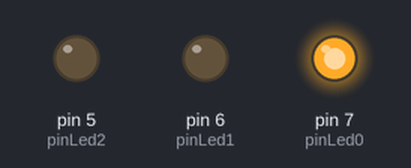
This sketch was run on a simulated Arduino Uno, built with avr-gcc and run on an emulated ATmega328P. Shown: output pins drawn as LEDs (lit = HIGH).

Above: at 0.05 s.
At 0.65 s:
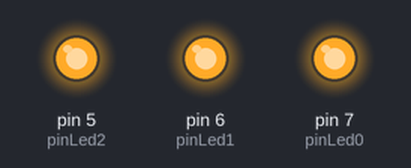
At 1.35 s:
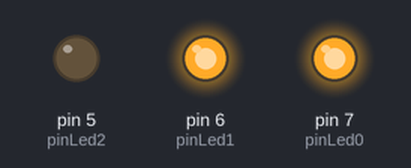
At 2.75 s:
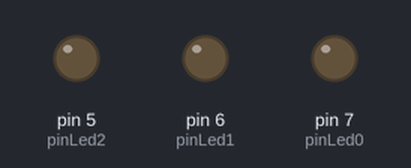
Timing chart, 0 to 3.0 s (numbered marks = the images above):
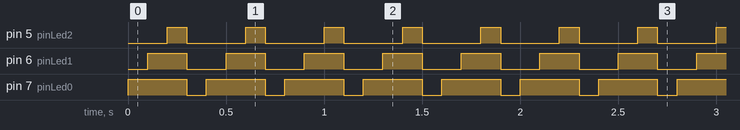

The sketch:

projeto_0002.ino
```cpp
//Autor: Roberto Schneider
//25/11/2023
//Acendimento de leds em sequência

//definindo nome para as portas
#define pinLed0 7
#define pinLed1 6
#define pinLed2 5

void setup() {
  // put your setup code here, to run once:
  pinMode(pinLed0, OUTPUT);
  pinMode(pinLed1, OUTPUT);
  pinMode(pinLed2, OUTPUT);


}

void loop() {
  // put your main code here, to run repeatedly:
  int valorIntervalo = 100;   //variavel com o valor de tempo para aguardar

  digitalWrite(pinLed0, HIGH); //acende primeiro led
  delay(valorIntervalo);       //aguarda (tempo em milissegundos)
  digitalWrite(pinLed1, HIGH); //acende segundo led
  delay(valorIntervalo);
  digitalWrite(pinLed2, HIGH); //acente terceiro led
  delay(valorIntervalo);
  digitalWrite(pinLed0, LOW);  //apaga primeiro led
  digitalWrite(pinLed1, LOW);
  digitalWrite(pinLed2, LOW);
  delay(valorIntervalo);
}
```

Measured:
- by itself, pin 5 (pinLed2): alternates HIGH for 0.10 s and LOW for 0.30 s
- by itself, pin 6 (pinLed1): alternates HIGH for 0.20 s and LOW for 0.20 s
- by itself, pin 7 (pinLed0): alternates HIGH for 0.30 s and LOW for 0.10 s
